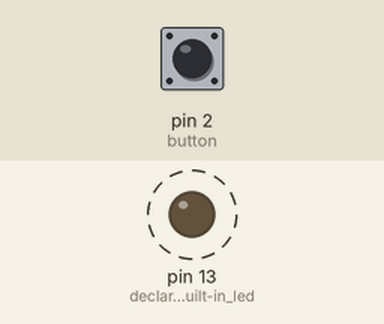
A sketch run on a simulated Arduino Uno, built with avr-gcc and run on an emulated ATmega328P. On the bench: output pins drawn as LEDs (lit = HIGH). Dashed ring = blinking. Inputs (shaded band) come from the test bench; at power-on: pin 2 (button) HIGH.

Above: at 0.87 s.
1.3 s: pin 2 (button) pulled LOW for 0.15 s
At 2.2 s:
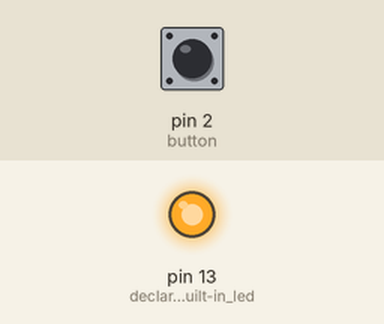
3.0 s: pin 2 (button) pulled LOW for 1 s
At 3.63 s:
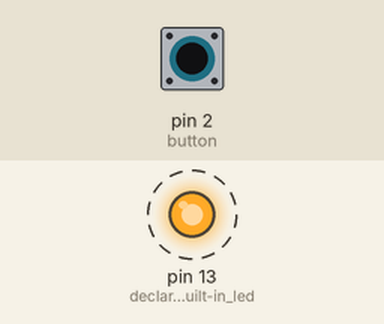
6.0 s: pin 2 (button) pulled LOW for 3.2 s
At 7.0 s:
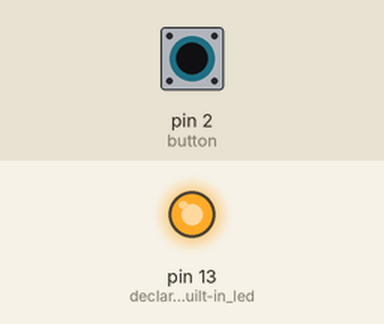
Timing chart, 0 to 9.0 s (numbered marks = the images above; inputs shaded):
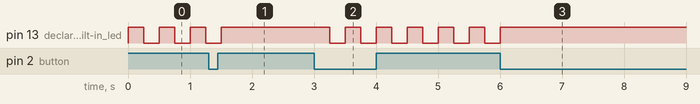

The sketch:

Interrupt_Service_Routine_Stop_The_Process_Button.ino
```cpp
/*********
 By Alexandros Panagiotakopoulos
 this example is based on the book "ARDUINO - Αλγοριθμική, προγραμματισμός και εφαρμογές" by ΑΡΙΣΤΕΙΔΗΣ Σ. ΜΠΟΥΡΑΣ & ΓΙΑΝΝΗΣ Θ. ΚΑΠΠΟΣ, --- page 801
*********/

const byte button = 2; //declare an external button connected to the breadboard


//intial state of the led = blinking
//volatile stands in order to force arduino to transfer the variable into the internal arduino system RAM
volatile byte onoff = true; //blinking onoff variable
volatile byte led_state = HIGH; //state of the led = HIGH

void setup(){
  pinMode(button,INPUT_PULLUP); //declare the button
  pinMode(LED_BUILTIN, OUTPUT); //declare the built-in led as an output

  attachInterrupt(digitalPinToInterrupt(button), isr, FALLING);
  //intialize the button and the interrupt subroutine
  //falling is the state when high goes to low
  //basically, when we press the button we will intialize a system interrupt
}

void isr(){ //interrupt service routine
  for(long i = 0; i <10000; i++){ // when the button is pressed
    asm("nop"); //nop stands for NO OPeration
    //delay a clock cycle of 62.b nsec = 1/16 MHz from the 16 clock frequency of the arduino uno
    }
    if(digitalRead(button) == LOW){ //if the button is pressed once
      onoff =!onoff; //stop going on/off = stop blinking
      led_state = true; //
      }
}

void loop(){
  noInterrupts(); //no interrupts stops the interrupts
  digitalWrite(LED_BUILTIN, led_state);
  if(onoff)led_state =!led_state;
  interrupts(); //interrupts re-enabled them
  delay(250);
}
```

Measured:
- after the input at 1.3 s, pin 13 (declare_the_built-in_led): goes on until 1.5 s, then stays HIGH
- after the input at 3.0 s, pin 13 (declare_the_built-in_led): alternates HIGH for 0.25 s and LOW for 0.25 s, starting after 0.26 s
- after the input at 6.0 s, pin 13 (declare_the_built-in_led): goes on until 6.0 s, then stays HIGH
- by itself, pin 13 (declare_the_built-in_led): alternates HIGH for 0.25 s and LOW for 0.25 s
